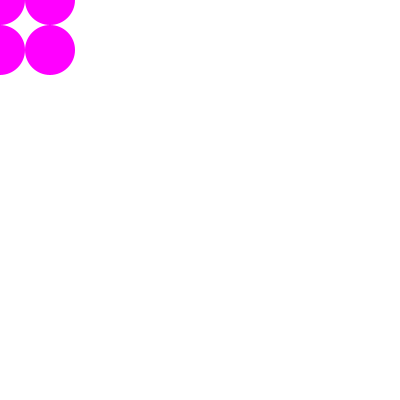
Frame 1 (no input)
Frame 60 (the mouse pressed at the canvas centre just before this capture): identical to frame 1, image omitted
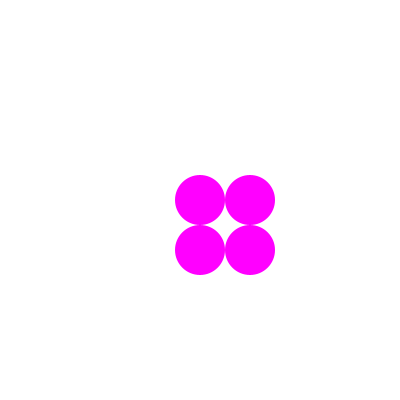
Frame 120 (the mouse held since frame 60 and released just before this capture)

The Processing sketch that drew these frames (run headless with seeded random() and noise(); from frame 60 on, the mouse is pressed at the canvas centre):

// Processing sketch: function1
// ── function1.pde
int d = 50;

void setup()
{
  size(400,400);
  background(255);
  smooth();
}

void draw()
{
  background(255);
  drawShape(mouseX, mouseY, d);
}


void drawShape(int posX, int posY, int diameter)
{
  noStroke();
  fill(255, 0, 255);
  ellipse(posX, posY, diameter, diameter);
  ellipse(posX, posY + diameter, diameter, diameter);
  ellipse(posX + diameter, posY, diameter, diameter);  
  ellipse(posX + diameter, posY + diameter, diameter, diameter);
}
